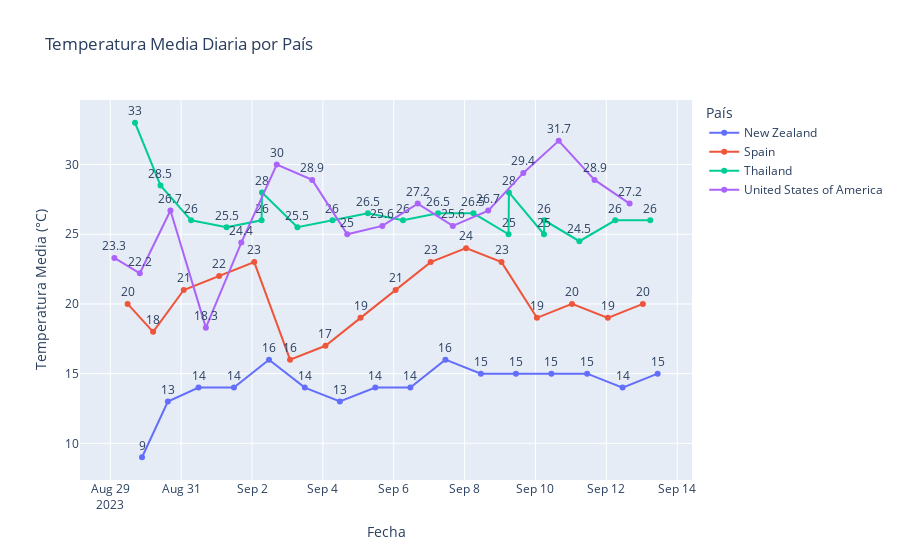

Notebook source saved alongside this figure:
### Markdown cell above
# Apartado 15

Carga de datos: Importa el archivo CSV GlobalWeatherRepository.csv en un DataFrame de pandas.

    Selección de datos: Filtra la información para mostrar únicamente las temperaturas de los siguientes países: 

España, Tailandia, Nueva Zelanda y Estados Unidos.

    Visualización:

Genera un gráfico de líneas con PLOTLY que muestre la evolución de la temperatura media a lo largo del año para estos cuatro países.

Los marcadores tendrán que mostrar la temperatura (el número) y ser redondos.

### Code cell
import pandas as pd
import plotly.express as px
from plotly.offline import init_notebook_mode

# Habilitar renderizado interactivo en Jupyter
init_notebook_mode(connected=True)

# Cargar los datos desde el archivo CSV
archivo_csv = "GlobalWeatherRepository.csv"
df = pd.read_csv(archivo_csv)

# Convertir la columna "last_updated" a tipo datetime
df["last_updated"] = pd.to_datetime(df["last_updated"])

# Filtrar solo los países deseados
paises_interes = ["Spain", "Thailand", "New Zealand", "United States of America"]
df_filtrado = df[df["country"].isin(paises_interes)]

# Agrupar por país y fecha (cada día), luego calcular la temperatura media
df_grouped = df_filtrado.groupby(["country", "last_updated"])["temperature_celsius"].mean().reset_index()

# Crear el gráfico de líneas interactivo con Plotly
fig = px.line(
    df_grouped, 
    x="last_updated", 
    y="temperature_celsius", 
    color="country", 
    markers=True, 
    text="temperature_celsius", 
    title="Temperatura Media Diaria por País",
    labels={"temperature_celsius": "Temperatura Media (°C)", "last_updated": "Fecha", "country": "País"}
)

# Ajustar la posición del texto para que quede un poco más arriba
fig.update_traces(
    textposition="top center",  # Mantenerlo arriba del punto
    mode="lines+markers+text",  # Mostrar líneas, puntos y texto
)

# Personalización del gráfico (ejes y leyenda)
fig.update_layout(
    xaxis_title="Fecha", 
    yaxis_title="Temperatura Media (°C)", 
    legend_title="País"
)

# Mostrar el gráfico
fig.show()

### Figure 1 — Plotly figure (JSON) as saved in the notebook; plotly's stock layout.template omitted (floating-point values rounded to 4 significant figures)
{"data": [{"hovertemplate": "País=New Zealand<br>Fecha=%{x}<br>Temperatura Media (°C)=%{text}<extra></extra>", "legendgroup": "New Zealand", "line": {"color": "#636efa", "dash": "solid"}, "marker": {"symbol": "circle"}, "mode": "lines+markers+text", "name": "New Zealand", "orientation": "v", "showlegend": true, "text": [9.0, 13.0, 14.0, 14.0, 16.0, 14.0, 13.0, 14.0, 14.0, 16.0, 15.0, 15.0, 15.0, 15.0, 14.0, 15.0], "textposition": "top center", "type": "scatter", "x": ["2023-08-29T21:30:00.000000000", "2023-08-30T15:00:00.000000000", "2023-08-31T11:45:00.000000000", "2023-09-01T11:45:00.000000000", "2023-09-02T11:30:00.000000000", "2023-09-03T11:45:00.000000000", "2023-09-04T11:30:00.000000000", "2023-09-05T11:30:00.000000000", "2023-09-06T11:15:00.000000000", "2023-09-07T11:00:00.000000000", "2023-09-08T11:00:00.000000000", "2023-09-09T10:45:00.000000000", "2023-09-10T10:45:00.000000000", "2023-09-11T11:00:00.000000000", "2023-09-12T11:00:00.000000000", "2023-09-13T10:45:00.000000000"], "xaxis": "x", "y": [9.0, 13.0, 14.0, 14.0, 16.0, 14.0, 13.0, 14.0, 14.0, 16.0, 15.0, 15.0, 15.0, 15.0, 14.0, 15.0], "yaxis": "y"}, {"hovertemplate": "País=Spain<br>Fecha=%{x}<br>Temperatura Media (°C)=%{text}<extra></extra>", "legendgroup": "Spain", "line": {"color": "#EF553B", "dash": "solid"}, "marker": {"symbol": "circle"}, "mode": "lines+markers+text", "name": "Spain", "orientation": "v", "showlegend": true, "text": [20.0, 18.0, 21.0, 22.0, 23.0, 16.0, 17.0, 19.0, 21.0, 23.0, 24.0, 23.0, 19.0, 20.0, 19.0, 20.0], "textposition": "top center", "type": "scatter", "x": ["2023-08-29T11:45:00.000000000", "2023-08-30T05:00:00.000000000", "2023-08-31T01:45:00.000000000", "2023-09-01T01:45:00.000000000", "2023-09-02T01:30:00.000000000", "2023-09-03T01:45:00.000000000", "2023-09-04T01:45:00.000000000", "2023-09-05T01:30:00.000000000", "2023-09-06T01:15:00.000000000", "2023-09-07T01:00:00.000000000", "2023-09-08T01:00:00.000000000", "2023-09-09T01:00:00.000000000", "2023-09-10T01:00:00.000000000", "2023-09-11T00:45:00.000000000", "2023-09-12T01:00:00.000000000", "2023-09-13T00:45:00.000000000"], "xaxis": "x", "y": [20.0, 18.0, 21.0, 22.0, 23.0, 16.0, 17.0, 19.0, 21.0, 23.0, 24.0, 23.0, 19.0, 20.0, 19.0, 20.0], "yaxis": "y"}, {"hovertemplate": "País=Thailand<br>Fecha=%{x}<br>Temperatura Media (°C)=%{text}<extra></extra>", "legendgroup": "Thailand", "line": {"color": "#00cc96", "dash": "solid"}, "marker": {"symbol": "circle"}, "mode": "lines+markers+text", "name": "Thailand", "orientation": "v", "showlegend": true, "text": [33.0, 28.5, 26.0, 25.5, 26.0, 28.0, 25.5, 26.0, 26.5, 26.0, 26.5, 26.5, 25.0, 28.0, 25.0, 26.0, 24.5, 26.0, 26.0], "textposition": "top center", "type": "scatter", "x": ["2023-08-29T16:45:00.000000000", "2023-08-30T10:00:00.000000000", "2023-08-31T06:45:00.000000000", "2023-09-01T06:45:00.000000000", "2023-09-02T06:30:00.000000000", "2023-09-02T06:45:00.000000000", "2023-09-03T06:45:00.000000000", "2023-09-04T06:30:00.000000000", "2023-09-05T06:30:00.000000000", "2023-09-06T06:15:00.000000000", "2023-09-07T06:00:00.000000000", "2023-09-08T06:00:00.000000000", "2023-09-09T05:45:00.000000000", "2023-09-09T06:00:00.000000000", "2023-09-10T05:45:00.000000000", "2023-09-10T06:00:00.000000000", "2023-09-11T05:45:00.000000000", "2023-09-12T06:00:00.000000000", "2023-09-13T05:45:00.000000000"], "xaxis": "x", "y": [33.0, 28.5, 26.0, 25.5, 26.0, 28.0, 25.5, 26.0, 26.5, 26.0, 26.5, 26.5, 25.0, 28.0, 25.0, 26.0, 24.5, 26.0, 26.0], "yaxis": "y"}, {"hovertemplate": "País=United States of America<br>Fecha=%{x}<br>Temperatura Media (°C)=%{text}<extra></extra>", "legendgroup": "United States of America", "line": {"color": "#ab63fa", "dash": "solid"}, "marker": {"symbol": "circle"}, "mode": "lines+markers+text", "name": "United States of America", "orientation": "v", "showlegend": true, "text": [23.3, 22.2, 26.7, 18.3, 24.4, 30.0, 28.9, 25.0, 25.6, 27.2, 25.6, 26.7, 29.4, 31.7, 28.9, 27.2], "textposition": "top center", "type": "scatter", "x": ["2023-08-29T02:45:00.000000000", "2023-08-29T20:00:00.000000000", "2023-08-30T16:45:00.000000000", "2023-08-31T16:45:00.000000000", "2023-09-01T16:45:00.000000000", "2023-09-02T16:45:00.000000000", "2023-09-03T16:45:00.000000000", "2023-09-04T16:30:00.000000000", "2023-09-05T16:15:00.000000000", "2023-09-06T16:15:00.000000000", "2023-09-07T16:00:00.000000000", "2023-09-08T16:00:00.000000000", "2023-09-09T15:45:00.000000000", "2023-09-10T15:45:00.000000000", "2023-09-11T16:00:00.000000000", "2023-09-12T15:45:00.000000000"], "xaxis": "x", "y": [23.3, 22.2, 26.7, 18.3, 24.4, 30.0, 28.9, 25.0, 25.6, 27.2, 25.6, 26.7, 29.4, 31.7, 28.9, 27.2], "yaxis": "y"}], "layout": {"legend": {"title": {"text": "País"}, "tracegroupgap": 0}, "title": {"text": "Temperatura Media Diaria por País"}, "xaxis": {"anchor": "y", "domain": [0, 1], "title": {"text": "Fecha"}}, "yaxis": {"anchor": "x", "domain": [0, 1], "title": {"text": "Temperatura Media (°C)"}}}}
